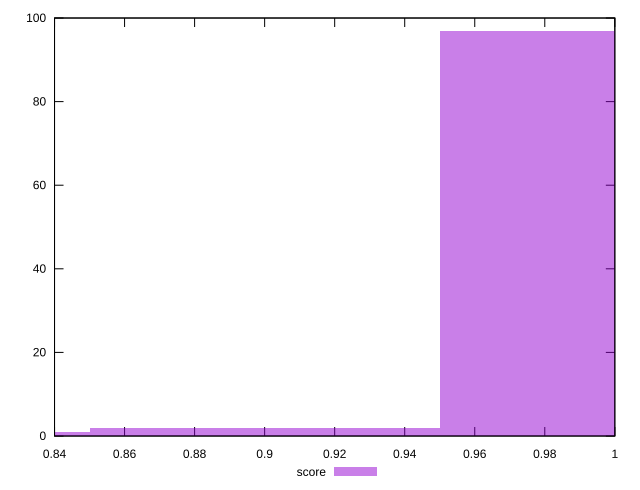

Reproduce this figure in gnuplot.
reset

$score <<EOF
1 97
0.9 2
0.8 1
EOF

set key outside below
set boxwidth 0.1
set xrange [0.84:1]
set yrange [0:100]
set trange [0:100]
set style fill transparent solid 0.5 noborder
set terminal svg size 640, 490 enhanced background rgb 'white'
set output "report/report_00029_2021-02-24T13-36-40.390Z/uses-rel-preconnect/samples/music/score/histogram.svg"

plot $score title "score" with boxes

reset
